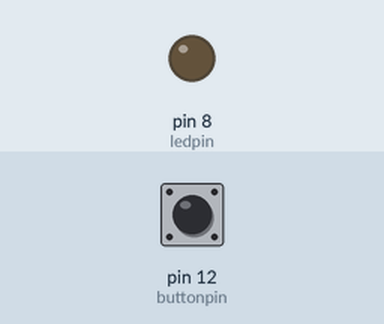
A sketch run on a simulated Arduino Uno, built with avr-gcc and run on an emulated ATmega328P. Parts: output pins drawn as LEDs (lit = HIGH). The inputs (shaded band) are chosen by the test bench; at power-on: pin 12 (buttonpin) HIGH. What the sketch prints to the serial monitor is not drawn.

Above: at 1.2 s.
1.3 s: pin 12 (buttonpin) pulled LOW for 0.15 s
At 1.38 s:
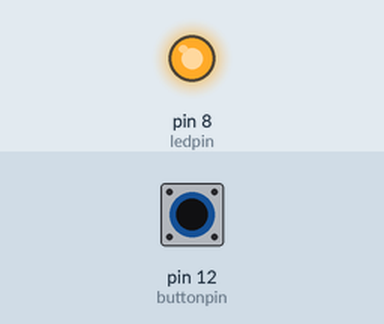
2.9 s: pin 12 (buttonpin) pulled LOW for 3.2 s
At 6.6 s:
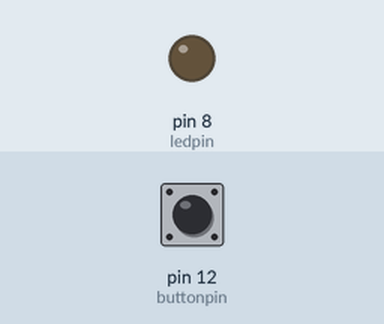
Timing chart, 0 to 8.1 s (numbered marks = the images above; inputs shaded):
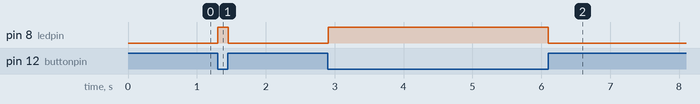

Measured:
- after the input at 1.3 s, pin 8 (ledpin): LOW → HIGH at once, → LOW 0.15 s later
- after the input at 2.9 s, pin 8 (ledpin): LOW → HIGH at once, → LOW 3.2 s later

The sketch:

switchled.ino
```cpp
int ledpin = 8;
int buttonpin = 12;
int buttonStatus;
int time = 10;

void setup() {
  // put your setup code here, to run once:
  Serial.begin(9600);
  pinMode(ledpin, OUTPUT);
  pinMode(buttonpin, INPUT);
}

void loop() {
  // put your main code here, to run repeatedly:
  buttonStatus = digitalRead(buttonpin);
  Serial.println(buttonStatus);
  if(buttonStatus == 0) digitalWrite(ledpin, HIGH);
  else  digitalWrite(ledpin, LOW);

}
```
